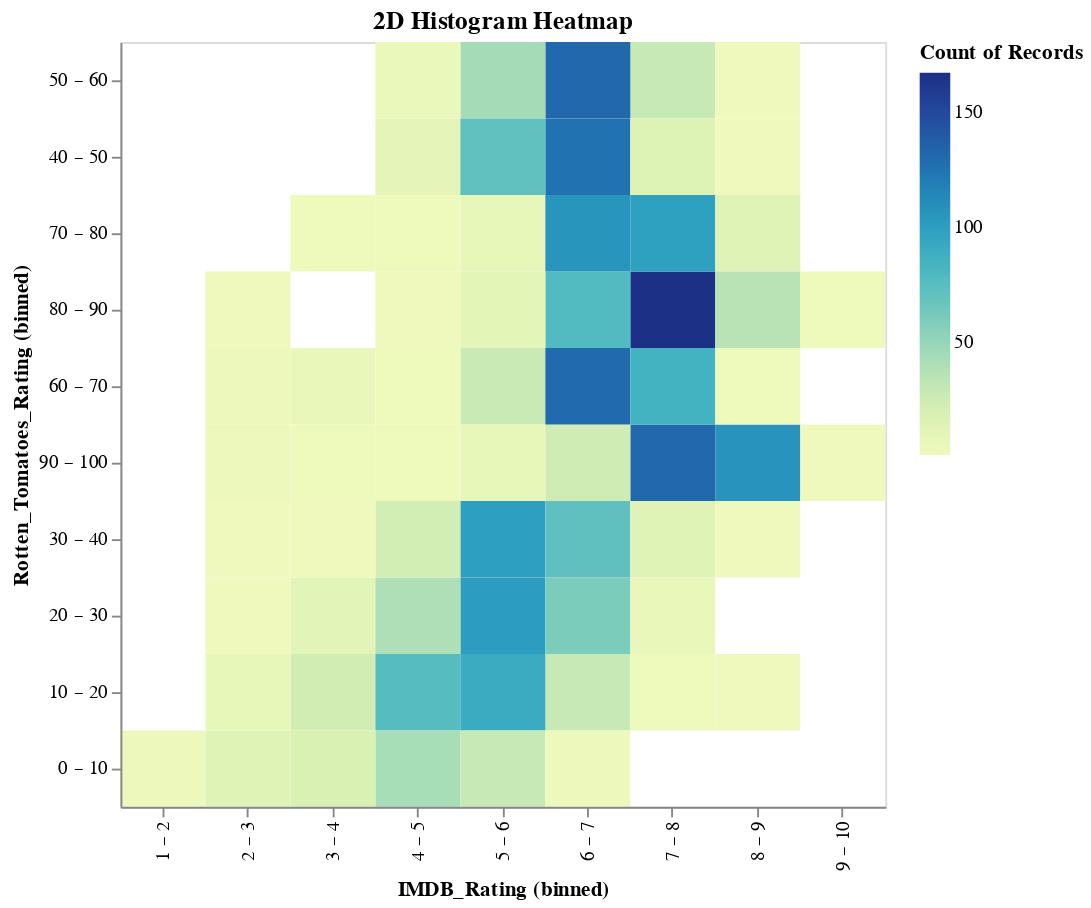

The notebook cell saved with this chart:
### Markdown cell above
## 2D Histogram Heatmap

### Code cell
@vlplot(
  title = "2D Histogram Heatmap",
  data = movies,
  mark = :rect, # The mark is a circle for scatterplot
  x = {"IMDB_Rating:o", bin = true}, # The x is binned, bin={maxbins=n} to control 
  y = {"Rotten_Tomatoes_Rating:o", bin = true, sort = "-x"}, # The y value is binned and ordered desending, bin={maxbins=n} to control
  color = "count()",
  width = 400,
  height = 400

)

### Figure 1 — Vega-Lite specification as saved in the notebook (floating-point values rounded to 4 significant figures; data arrays with more than 128 entries replaced by an {"elided": "..."} marker saying what was removed)
{"data": {"values": {"elided": "2260 records"}}, "encoding": {"color": {"aggregate": "count", "type": "quantitative"}, "x": {"bin": true, "field": "IMDB_Rating", "type": "ordinal"}, "y": {"bin": true, "field": "Rotten_Tomatoes_Rating", "sort": "-x", "type": "ordinal"}}, "height": 400, "mark": "rect", "title": "2D Histogram Heatmap", "width": 400}
